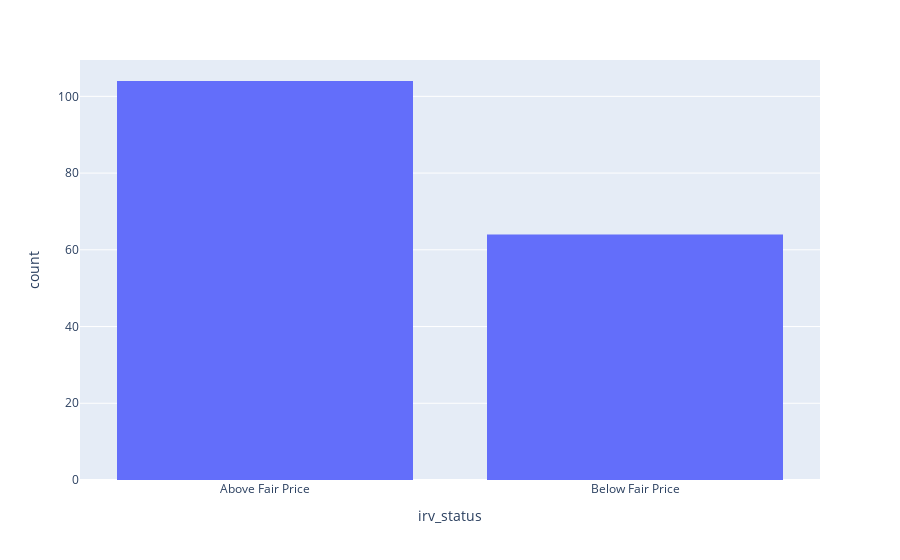

Here is the notebook cell this chart was saved with:
### Code cell
fig = px.histogram(new_df, x="irv_status")
fig.show()

### Figure 1 — Plotly figure (JSON) as saved in the notebook; plotly's stock layout.template omitted (floating-point values rounded to 4 significant figures; data arrays with more than 128 entries replaced by an {"elided": "..."} marker saying what was removed)
{"data": [{"alignmentgroup": "True", "bingroup": "x", "hovertemplate": "irv_status=%{x}<br>count=%{y}<extra></extra>", "legendgroup": "", "marker": {"color": "#636efa", "pattern": {"shape": ""}}, "name": "", "offsetgroup": "", "orientation": "v", "showlegend": false, "type": "histogram", "x": {"elided": "168 str values"}, "xaxis": "x", "yaxis": "y"}], "layout": {"barmode": "relative", "legend": {"tracegroupgap": 0}, "margin": {"t": 60}, "xaxis": {"anchor": "y", "domain": [0, 1], "title": {"text": "irv_status"}}, "yaxis": {"anchor": "x", "domain": [0, 1], "title": {"text": "count"}}}}
